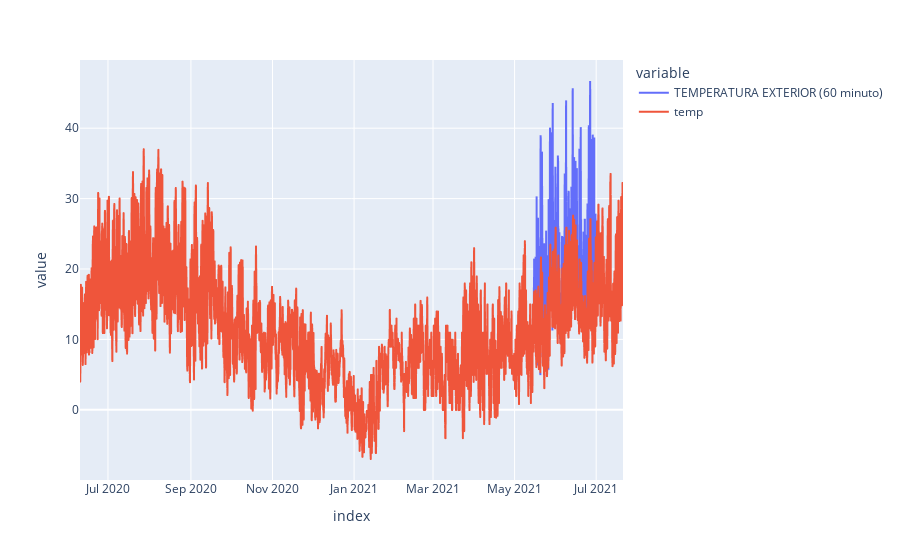

This figure's notebook cell:
### Code cell
fig = px.line(temp)
fig.show()

### Figure 1 — Plotly figure (JSON) as saved in the notebook; plotly's stock layout.template omitted (floating-point values rounded to 4 significant figures; data arrays with more than 128 entries replaced by an {"elided": "..."} marker saying what was removed)
{"data": [{"hovertemplate": "variable=TEMPERATURA EXTERIOR (60 minuto)<br>index=%{x}<br>value=%{y}<extra></extra>", "legendgroup": "TEMPERATURA EXTERIOR (60 minuto)", "line": {"color": "#636efa", "dash": "solid"}, "mode": "lines", "name": "TEMPERATURA EXTERIOR (60 minuto)", "showlegend": true, "type": "scattergl", "x": {"elided": "9744 str values"}, "xaxis": "x", "y": {"elided": "9744 float values"}, "yaxis": "y"}, {"hovertemplate": "variable=temp<br>index=%{x}<br>value=%{y}<extra></extra>", "legendgroup": "temp", "line": {"color": "#EF553B", "dash": "solid"}, "mode": "lines", "name": "temp", "showlegend": true, "type": "scattergl", "x": {"elided": "9744 str values"}, "xaxis": "x", "y": {"elided": "9744 float values"}, "yaxis": "y"}], "layout": {"legend": {"title": {"text": "variable"}, "tracegroupgap": 0}, "margin": {"t": 60}, "xaxis": {"anchor": "y", "domain": [0, 1], "title": {"text": "index"}}, "yaxis": {"anchor": "x", "domain": [0, 1], "title": {"text": "value"}}}}
